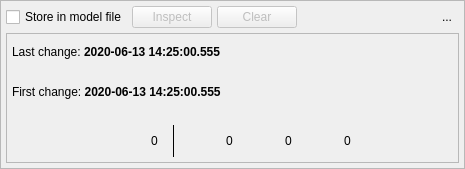
<?xml version="1.0" encoding="UTF-8"?>
<ui version="4.0">
 <class>ChangelogWidget</class>
 <widget class="QWidget" name="ChangelogWidget">
  <property name="geometry">
   <rect>
    <x>0</x>
    <y>0</y>
    <width>465</width>
    <height>169</height>
   </rect>
  </property>
  <property name="minimumSize">
   <size>
    <width>0</width>
    <height>0</height>
   </size>
  </property>
  <property name="maximumSize">
   <size>
    <width>16777215</width>
    <height>16777215</height>
   </size>
  </property>
  <property name="windowTitle">
   <string>Form</string>
  </property>
  <property name="autoFillBackground">
   <bool>false</bool>
  </property>
  <layout class="QVBoxLayout" name="verticalLayout">
   <property name="spacing">
    <number>5</number>
   </property>
   <property name="leftMargin">
    <number>0</number>
   </property>
   <property name="topMargin">
    <number>0</number>
   </property>
   <property name="rightMargin">
    <number>0</number>
   </property>
   <property name="bottomMargin">
    <number>0</number>
   </property>
   <item>
    <widget class="QFrame" name="frame">
     <property name="sizePolicy">
      <sizepolicy hsizetype="Preferred" vsizetype="Preferred">
       <horstretch>0</horstretch>
       <verstretch>0</verstretch>
      </sizepolicy>
     </property>
     <property name="minimumSize">
      <size>
       <width>0</width>
       <height>0</height>
      </size>
     </property>
     <property name="frameShape">
      <enum>QFrame::Shape::StyledPanel</enum>
     </property>
     <property name="frameShadow">
      <enum>QFrame::Shadow::Raised</enum>
     </property>
     <layout class="QVBoxLayout" name="verticalLayout_3">
      <property name="spacing">
       <number>5</number>
      </property>
      <property name="leftMargin">
       <number>5</number>
      </property>
      <property name="topMargin">
       <number>5</number>
      </property>
      <property name="rightMargin">
       <number>5</number>
      </property>
      <property name="bottomMargin">
       <number>5</number>
      </property>
      <item>
       <layout class="QHBoxLayout" name="horizontalLayout_6">
        <property name="spacing">
         <number>5</number>
        </property>
        <item>
         <widget class="QCheckBox" name="persisted_chk">
          <property name="sizePolicy">
           <sizepolicy hsizetype="Preferred" vsizetype="Fixed">
            <horstretch>0</horstretch>
            <verstretch>0</verstretch>
           </sizepolicy>
          </property>
          <property name="toolTip">
           <string>Toggles the saving of the changelog to database model file.</string>
          </property>
          <property name="text">
           <string>Store in model file</string>
          </property>
         </widget>
        </item>
        <item>
         <widget class="QPushButton" name="inspect_btn">
          <property name="enabled">
           <bool>false</bool>
          </property>
          <property name="sizePolicy">
           <sizepolicy hsizetype="Fixed" vsizetype="Preferred">
            <horstretch>0</horstretch>
            <verstretch>0</verstretch>
           </sizepolicy>
          </property>
          <property name="minimumSize">
           <size>
            <width>0</width>
            <height>0</height>
           </size>
          </property>
          <property name="toolTip">
           <string>Open the changelog's XML code for inspection</string>
          </property>
          <property name="text">
           <string>Inspect</string>
          </property>
          <property name="icon">
           <iconset resource="../../res/resources.qrc">
            <normaloff>:/icons/icons/objselect.png</normaloff>:/icons/icons/objselect.png</iconset>
          </property>
          <property name="iconSize">
           <size>
            <width>25</width>
            <height>25</height>
           </size>
          </property>
          <property name="shortcut">
           <string>Shift+Del</string>
          </property>
         </widget>
        </item>
        <item>
         <widget class="QPushButton" name="clear_btn">
          <property name="enabled">
           <bool>false</bool>
          </property>
          <property name="sizePolicy">
           <sizepolicy hsizetype="Fixed" vsizetype="Preferred">
            <horstretch>0</horstretch>
            <verstretch>0</verstretch>
           </sizepolicy>
          </property>
          <property name="minimumSize">
           <size>
            <width>0</width>
            <height>0</height>
           </size>
          </property>
          <property name="toolTip">
           <string>Clears the entire changelog.</string>
          </property>
          <property name="text">
           <string>Clear</string>
          </property>
          <property name="icon">
           <iconset resource="../../res/resources.qrc">
            <normaloff>:/icons/icons/delete.png</normaloff>:/icons/icons/delete.png</iconset>
          </property>
          <property name="iconSize">
           <size>
            <width>25</width>
            <height>25</height>
           </size>
          </property>
          <property name="shortcut">
           <string>Shift+Del</string>
          </property>
         </widget>
        </item>
        <item>
         <spacer name="horizontalSpacer_2">
          <property name="orientation">
           <enum>Qt::Orientation::Horizontal</enum>
          </property>
          <property name="sizeHint" stdset="0">
           <size>
            <width>40</width>
            <height>20</height>
           </size>
          </property>
         </spacer>
        </item>
        <item>
         <widget class="QToolButton" name="hide_tb">
          <property name="toolTip">
           <string>Hide this widget</string>
          </property>
          <property name="text">
           <string>...</string>
          </property>
          <property name="icon">
           <iconset resource="../../res/resources.qrc">
            <normaloff>:/icons/icons/closetab.png</normaloff>:/icons/icons/closetab.png</iconset>
          </property>
          <property name="iconSize">
           <size>
            <width>20</width>
            <height>20</height>
           </size>
          </property>
          <property name="shortcut">
           <string>Esc</string>
          </property>
          <property name="autoRaise">
           <bool>true</bool>
          </property>
         </widget>
        </item>
       </layout>
      </item>
      <item>
       <widget class="QFrame" name="summary_frm">
        <property name="frameShape">
         <enum>QFrame::Shape::StyledPanel</enum>
        </property>
        <layout class="QVBoxLayout" name="verticalLayout_2">
         <property name="spacing">
          <number>5</number>
         </property>
         <property name="leftMargin">
          <number>5</number>
         </property>
         <property name="topMargin">
          <number>0</number>
         </property>
         <property name="rightMargin">
          <number>5</number>
         </property>
         <property name="bottomMargin">
          <number>5</number>
         </property>
         <item>
          <widget class="QLabel" name="last_change_lbl">
           <property name="sizePolicy">
            <sizepolicy hsizetype="Expanding" vsizetype="Preferred">
             <horstretch>0</horstretch>
             <verstretch>0</verstretch>
            </sizepolicy>
           </property>
           <property name="text">
            <string>Last change: &lt;strong&gt;2020-06-13 14:25:00.555&lt;/strong&gt;</string>
           </property>
          </widget>
         </item>
         <item>
          <widget class="QLabel" name="first_change_lbl">
           <property name="sizePolicy">
            <sizepolicy hsizetype="Expanding" vsizetype="Preferred">
             <horstretch>0</horstretch>
             <verstretch>0</verstretch>
            </sizepolicy>
           </property>
           <property name="text">
            <string>First change: &lt;strong&gt;2020-06-13 14:25:00.555&lt;/strong&gt;</string>
           </property>
          </widget>
         </item>
         <item>
          <layout class="QHBoxLayout" name="horizontalLayout_5">
           <property name="spacing">
            <number>15</number>
           </property>
           <property name="topMargin">
            <number>10</number>
           </property>
           <item>
            <spacer name="horizontalSpacer_3">
             <property name="orientation">
              <enum>Qt::Orientation::Horizontal</enum>
             </property>
             <property name="sizeHint" stdset="0">
              <size>
               <width>40</width>
               <height>20</height>
              </size>
             </property>
            </spacer>
           </item>
           <item>
            <layout class="QHBoxLayout" name="horizontalLayout_4">
             <property name="spacing">
              <number>5</number>
             </property>
             <item>
              <widget class="QLabel" name="obj_icon_lbl_4">
               <property name="sizePolicy">
                <sizepolicy hsizetype="Fixed" vsizetype="Fixed">
                 <horstretch>0</horstretch>
                 <verstretch>0</verstretch>
                </sizepolicy>
               </property>
               <property name="minimumSize">
                <size>
                 <width>32</width>
                 <height>32</height>
                </size>
               </property>
               <property name="maximumSize">
                <size>
                 <width>32</width>
                 <height>32</height>
                </size>
               </property>
               <property name="toolTip">
                <string>The total number of changelog entries</string>
               </property>
               <property name="frameShape">
                <enum>QFrame::Shape::NoFrame</enum>
               </property>
               <property name="frameShadow">
                <enum>QFrame::Shadow::Plain</enum>
               </property>
               <property name="text">
                <string/>
               </property>
               <property name="pixmap">
                <pixmap resource="../../res/resources.qrc">:/icons/icons/changelog.png</pixmap>
               </property>
               <property name="scaledContents">
                <bool>true</bool>
               </property>
               <property name="alignment">
                <set>Qt::AlignmentFlag::AlignCenter</set>
               </property>
              </widget>
             </item>
             <item>
              <widget class="QLabel" name="total_cnt_lbl">
               <property name="text">
                <string>0</string>
               </property>
              </widget>
             </item>
            </layout>
           </item>
           <item>
            <widget class="Line" name="separator_ln">
             <property name="maximumSize">
              <size>
               <width>1</width>
               <height>16777215</height>
              </size>
             </property>
             <property name="autoFillBackground">
              <bool>false</bool>
             </property>
             <property name="frameShadow">
              <enum>QFrame::Shadow::Plain</enum>
             </property>
             <property name="orientation">
              <enum>Qt::Orientation::Vertical</enum>
             </property>
            </widget>
           </item>
           <item>
            <layout class="QHBoxLayout" name="horizontalLayout">
             <property name="spacing">
              <number>5</number>
             </property>
             <item>
              <widget class="QLabel" name="obj_icon_lbl">
               <property name="sizePolicy">
                <sizepolicy hsizetype="Fixed" vsizetype="Fixed">
                 <horstretch>0</horstretch>
                 <verstretch>0</verstretch>
                </sizepolicy>
               </property>
               <property name="minimumSize">
                <size>
                 <width>32</width>
                 <height>32</height>
                </size>
               </property>
               <property name="maximumSize">
                <size>
                 <width>32</width>
                 <height>32</height>
                </size>
               </property>
               <property name="toolTip">
                <string>The number of object creation entries</string>
               </property>
               <property name="frameShape">
                <enum>QFrame::Shape::NoFrame</enum>
               </property>
               <property name="frameShadow">
                <enum>QFrame::Shadow::Plain</enum>
               </property>
               <property name="text">
                <string/>
               </property>
               <property name="pixmap">
                <pixmap resource="../../res/resources.qrc">:/icons/icons/created.png</pixmap>
               </property>
               <property name="scaledContents">
                <bool>true</bool>
               </property>
               <property name="alignment">
                <set>Qt::AlignmentFlag::AlignCenter</set>
               </property>
              </widget>
             </item>
             <item>
              <widget class="QLabel" name="added_cnt_lbl">
               <property name="text">
                <string>0</string>
               </property>
              </widget>
             </item>
            </layout>
           </item>
           <item>
            <layout class="QHBoxLayout" name="horizontalLayout_2">
             <property name="spacing">
              <number>5</number>
             </property>
             <item>
              <widget class="QLabel" name="obj_icon_lbl_2">
               <property name="sizePolicy">
                <sizepolicy hsizetype="Fixed" vsizetype="Fixed">
                 <horstretch>0</horstretch>
                 <verstretch>0</verstretch>
                </sizepolicy>
               </property>
               <property name="minimumSize">
                <size>
                 <width>32</width>
                 <height>32</height>
                </size>
               </property>
               <property name="maximumSize">
                <size>
                 <width>32</width>
                 <height>32</height>
                </size>
               </property>
               <property name="toolTip">
                <string>The number of object removal entries</string>
               </property>
               <property name="frameShape">
                <enum>QFrame::Shape::NoFrame</enum>
               </property>
               <property name="frameShadow">
                <enum>QFrame::Shadow::Plain</enum>
               </property>
               <property name="text">
                <string/>
               </property>
               <property name="pixmap">
                <pixmap resource="../../res/resources.qrc">:/icons/icons/removed.png</pixmap>
               </property>
               <property name="scaledContents">
                <bool>true</bool>
               </property>
               <property name="alignment">
                <set>Qt::AlignmentFlag::AlignCenter</set>
               </property>
              </widget>
             </item>
             <item>
              <widget class="QLabel" name="removed_cnt_lbl">
               <property name="text">
                <string>0</string>
               </property>
              </widget>
             </item>
            </layout>
           </item>
           <item>
            <layout class="QHBoxLayout" name="horizontalLayout_3">
             <property name="spacing">
              <number>5</number>
             </property>
             <item>
              <widget class="QLabel" name="obj_icon_lbl_3">
               <property name="sizePolicy">
                <sizepolicy hsizetype="Fixed" vsizetype="Fixed">
                 <horstretch>0</horstretch>
                 <verstretch>0</verstretch>
                </sizepolicy>
               </property>
               <property name="minimumSize">
                <size>
                 <width>32</width>
                 <height>32</height>
                </size>
               </property>
               <property name="maximumSize">
                <size>
                 <width>32</width>
                 <height>32</height>
                </size>
               </property>
               <property name="toolTip">
                <string>The number of object update entries</string>
               </property>
               <property name="frameShape">
                <enum>QFrame::Shape::NoFrame</enum>
               </property>
               <property name="frameShadow">
                <enum>QFrame::Shadow::Plain</enum>
               </property>
               <property name="text">
                <string/>
               </property>
               <property name="pixmap">
                <pixmap resource="../../res/resources.qrc">:/icons/icons/modified.png</pixmap>
               </property>
               <property name="scaledContents">
                <bool>true</bool>
               </property>
               <property name="alignment">
                <set>Qt::AlignmentFlag::AlignCenter</set>
               </property>
              </widget>
             </item>
             <item>
              <widget class="QLabel" name="updated_cnt_lbl">
               <property name="text">
                <string>0</string>
               </property>
              </widget>
             </item>
            </layout>
           </item>
           <item>
            <spacer name="horizontalSpacer">
             <property name="orientation">
              <enum>Qt::Orientation::Horizontal</enum>
             </property>
             <property name="sizeHint" stdset="0">
              <size>
               <width>40</width>
               <height>20</height>
              </size>
             </property>
            </spacer>
           </item>
          </layout>
         </item>
        </layout>
       </widget>
      </item>
     </layout>
    </widget>
   </item>
  </layout>
 </widget>
 <tabstops>
  <tabstop>persisted_chk</tabstop>
  <tabstop>clear_btn</tabstop>
  <tabstop>hide_tb</tabstop>
 </tabstops>
 <resources>
  <include location="../../res/resources.qrc"/>
 </resources>
 <connections/>
</ui>
